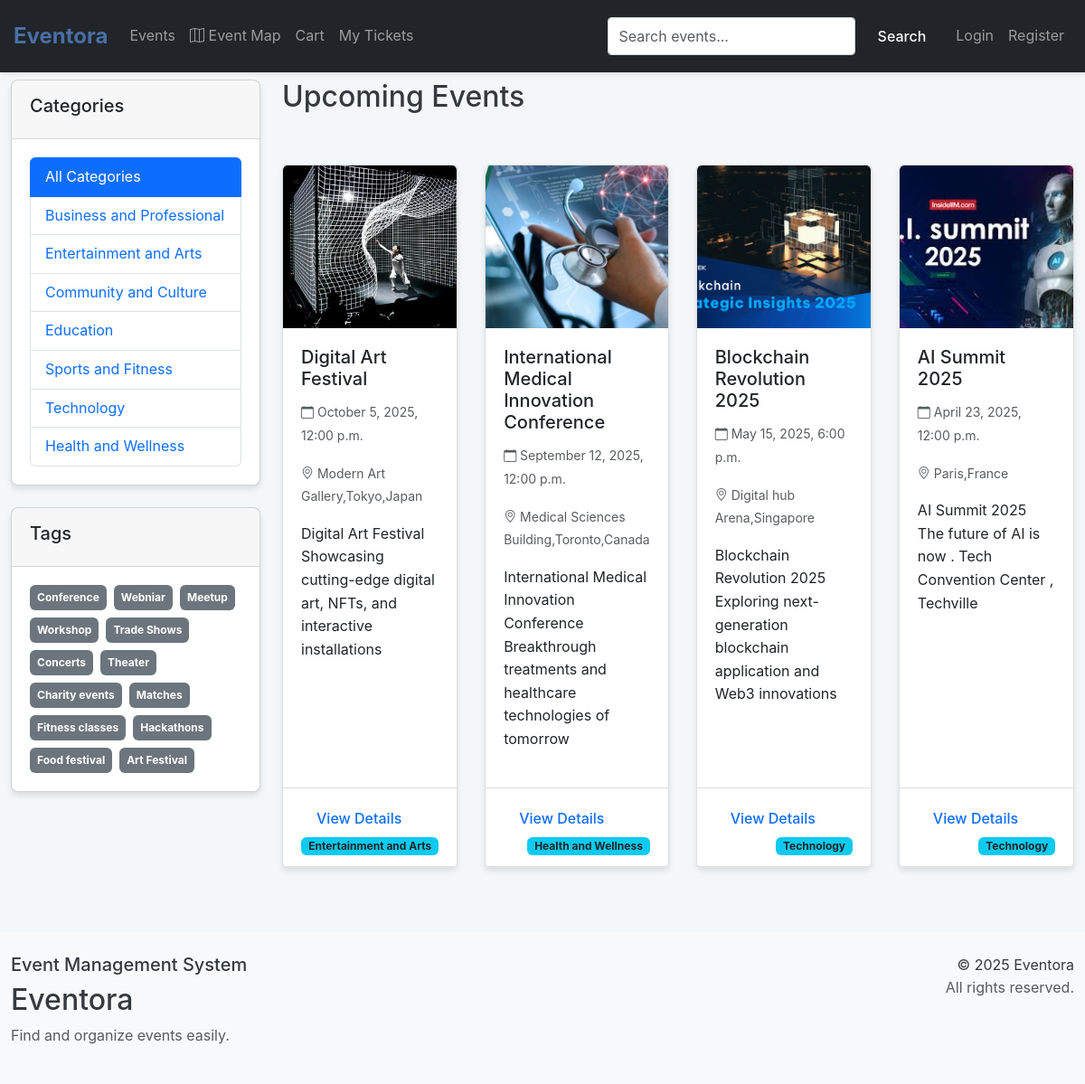
Screenshot of /events/ with the database file from the repository.
### events/models.py (models this page shows, shortened)
class Category(models.Model):
    name = models.CharField(max_length=100)
    description = models.TextField(blank=True)
    class Meta:
        verbose_name_plural = "Categories"

class Tag(models.Model):
    name = models.CharField(max_length=50, unique=True)

class Event(models.Model):
    title = models.CharField(max_length=200)
    description = models.TextField()
    date = models.DateTimeField()
    location = models.CharField(max_length=200)
    image = models.ImageField(upload_to='event_images/', blank=True, null=True)
    created_at = models.DateTimeField(auto_now_add=True)
    updated_at = models.DateTimeField(auto_now=True)
    organizer = models.ForeignKey(User, on_delete=models.CASCADE, related_name='events')
    category = models.ForeignKey(Category, on_delete=models.SET_NULL, null=True, related_name='events')
    tags = models.ManyToManyField(Tag, blank=True, related_name='events')
    price = models.DecimalField(max_digits=10, decimal_places=2, default=0.00)

### events/views.py (the view)
# urls.py: path('events/', views.event_list, name='event_list'),
def event_list(request):
    events = Event.objects.all().order_by('-date')
    categories = Category.objects.all()
    tags = Tag.objects.all()
    return render(request, 'events/event_list.html', {
        'events': events,
        'categories': categories,
        'tags': tags
    })

### events/context_processors.py (called while the page is built)
def common_data(request):
    return {
        'all_categories': Category.objects.all(),
        'all_tags': Tag.objects.all()[:15],
    }

### events/templates/events/event_list.html (shortened to what this page needs)
{% extends "events/base.html" %}
{% load static %}
{% block content %}
<div class="row">
    <div class="col-md-3 mb-4">
        <div class="card">
            <div class="card-header">
                <h5>Categories</h5>
            </div>
            <div class="card-body">
                <ul class="list-group">
                    <li class="list-group-item {% if not current_category %}active{% endif %}">
                        <a href="{% url 'event_list' %}" class="text-decoration-none {% if not current_category %}text-white{% endif %}">All Categories</a>
                    </li>
                    {% for category in categories %}
                    <li class="list-group-item {% if current_category.id == category.id %}active{% endif %}">
                        <a href="{% url 'event_by_category' category.id %}" class="text-decoration-none {% if current_category.id == category.id %}text-white{% endif %}">
                            {{ category.name }}
                        </a>
                    </li>
                    {% endfor %}
                </ul>
            </div>
        </div>
        <div class="card mt-4">
            <div class="card-header">
                <h5>Tags</h5>
            </div>
            <div class="card-body">
                <div class="d-flex flex-wrap gap-2">
                    {% for tag in tags %}
                    <a href="{% url 'event_by_tag' tag.id %}" class="text-decoration-none">
                        <span class="badge bg-secondary p-2">{{ tag.name }}</span>
                    </a>
                    {% endfor %}
                </div>
            </div>
        </div>
    </div>
    <div class="col-md-9">
        <div class="d-flex justify-content-between align-items-center mb-4">
            <h2>
                {% if current_category %}
                    Events in {{ current_category.name }}
                {% elif current_tag %}
                    Events tagged with "{{ current_tag.name }}"
                {% elif search_query %}
                    Search results for "{{ search_query }}"
                {% else %}
                    Upcoming Events
                {% endif %}
            </h2>
        </div>
        {% if events %}
        <div class="row row-cols-1 row-cols-md-2 row-cols-lg-3 g-4">
            {% for event in events %}
            <div class="col">
                <div class="card event-card h-100">
                    {% if event.image %}
                    <img src="{{ event.image.url }}" class="card-img-top" alt="{{ event.title }}">
                    {% else %}
                    <div class="bg-light text-center py-5">
                        <span class="text-muted">No Image</span>
                    </div>
                    {% endif %}
                    <div class="card-body">
                        <h5 class="card-title">{{ event.title }}</h5>
                        <p class="card-text text-muted">
                            <small>
                                <i class="bi bi-calendar"></i> {{ event.date|date:"F j, Y, g:i a" }}
                            </small>
                        </p>
                        <p class="card-text text-muted">
                            <small>
                                <i class="bi bi-geo-alt"></i> {{ event.location }}
                            </small>
                        </p>
                        <p class="card-text">{{ event.description|truncatewords:20 }}</p>
                    </div>
                    <div class="card-footer bg-transparent">
                        <a href="{% url 'event_detail' event.pk %}" class="btn btn-sm btn-outline-primary">View Details</a>
                        {% if event.category %}
                        <span class="badge bg-info text-dark float-end">{{ event.category.name }}</span>
                        {% endif %}
                    </div>
                </div>
            </div>
            {% endfor %}
        </div>
        {% else %}
        <div class="alert alert-info">
            No events found.
        </div>
        {% endif %}
    </div>
</div>
{% endblock %}

### events/templates/events/base.html (shortened to what this page needs)
{% load static %}
<!DOCTYPE html>
<html lang="en">
<head>
    <link href="https://cdn.jsdelivr.net/npm/bootstrap@5.3.0-alpha1/dist/css/bootstrap.min.css" rel="stylesheet">
    <link rel="stylesheet" href="https://cdn.jsdelivr.net/npm/bootstrap-icons@1.8.0/font/bootstrap-icons.css">
    <link rel="stylesheet" href="{% static 'events/css/styles.css' %}">
    <link rel="stylesheet" href="{% static 'events/css/enchanced_styles.css' %}">
</head>
<body>
    <nav class="navbar navbar-expand-lg navbar-dark bg-dark fixed-top">
        <div class="container">
            <a class="navbar-brand" href="{% url 'event_list' %}">Eventora</a>
            <div class="collapse navbar-collapse" id="navbarNav">
                <ul class="navbar-nav me-auto">
                    <li class="nav-item">
                        <a class="nav-link" href="{% url 'event_list' %}">Events</a>
                    </li>
                    <li class="nav-item">
                        <a class="nav-link" href="{% url 'event_map' %}">
                            <i class="bi bi-map"></i> Event Map
                        </a>
                    </li>
                    <a href="{% url 'cart_view' %}" class="nav-link">
                         Cart
                    </a>
                    <li class="nav-item">
                        <a class="nav-link" href="{% url 'my_tickets' %}">My Tickets</a>
                    </li>
                </ul>
                <form class="d-flex me-2" action="{% url 'event_search' %}" method="GET">
                    <input class="form-control me-2" type="search" placeholder="Search events..." name="q" value="{{ search_query|default:'' }}">
                    <button class="btn btn-outline-light" type="submit">Search</button>
                </form>
                <ul class="navbar-nav">
                    {% if user.is_authenticated %}
                    <li class="nav-item dropdown">
                        <a class="nav-link dropdown-toggle" href="#" id="navbarDropdown" role="button" data-bs-toggle="dropdown">
                            <i class="bi bi-person-circle"></i> {{ user.username }}
                        </a>
                        <ul class="dropdown-menu dropdown-menu-end">
                            {% if user.is_staff %}
                            <li><a class="dropdown-item" href="{% url 'admin:index' %}">Admin Panel</a></li>
                            <li><hr class="dropdown-divider"></li>
                            {% endif %}
                            <li><a class="dropdown-item" href="{% url 'logout' %}">Logout</a></li>
                        </ul>
                    </li>
                    {% else %}
                    <li class="nav-item">
                        <a class="nav-link" href="{% url 'login' %}">Login</a>
                    </li>
                    <li class="nav-item">
                        <a class="nav-link" href="{% url 'register' %}">Register</a>
                    </li>
                    {% endif %}
                </ul>
            </div>
        </div>
    </nav>
    <div class="container mt-5 pt-3">
    </div>
    <div class="container py-4">
        {% block content %}{% endblock %}
    </div>
    <footer class="bg-light py-4 mt-5">
        <div class="container">
            <div class="row">
                <div class="col-md-6">
                    <h5>Event Management System</h5>
                    <h2>Eventora</h2>
                    <p class="text-muted">Find and organize events easily.</p>
                </div>
                <div class="col-md-6 text-md-end">
                    <p class="mb-0">&copy; {% now "Y" %} Eventora</p>
                    <p class="text-muted">All rights reserved.</p>
                </div>
            </div>
        </div>
    </footer>
</body>
</html>

### events/static/events/css/styles.css (style rules this page uses)
.event-card { transition: transform 0.3s ease, box-shadow 0.3s ease; border: 1px solid rgba(0,0,0,.125); }
.event-card .card-img-top { height: 180px; object-fit: cover; }

### events/static/events/css/enchanced_styles.css (style rules this page uses)
* { margin: 0; padding: 0; box-sizing: border-box; }
:root { --primary: #4a6fa5; --primary-dark: #344e7a; --secondary: #6c757d; --success: #28a745; --danger: #dc3545; --warning: #ffc107; --info: #17a2b8; --light: #f8f9fa; --dark: #343a40; --white: #ffffff; --font-main: -apple-system, BlinkMacSystemFont, "Segoe UI", Roboto, Helvetica, Arial, sans-serif; }
body { font-family: var(--font-main); line-height: 1.6; color: var(--dark); background-color: #f4f7f9; }
.container { width: 100%; max-width: 1200px; margin: 0 auto; padding: 0 15px; }
.row { display: flex; flex-wrap: wrap; margin: 0 -15px; }
.col { flex: 1 0 0%; padding: 0 15px; }
.navbar { background-color: var(--white); box-shadow: 0 2px 4px rgba(0, 0, 0, 0.1); padding: 1rem 0; }
.navbar-brand { font-size: 1.5rem; font-weight: bold; color: var(--primary); text-decoration: none; }
.form-control { display: block; width: 100%; padding: 0.5rem 0.75rem; font-size: 1rem; line-height: 1.5; color: var(--dark); background-color: var(--white); border: 1px solid #ced4da; border-radius: 0.25rem; transition: border-color 0.2s; }
.btn { display: inline-block; font-weight: 500; text-align: center; white-space: nowrap; vertical-align: middle; user-select: none; border: 1px solid transparent; padding: 0.5rem 1rem; font-size: 1rem; line-height: 1.5; border-radius: 0.25rem; transition: all 0.2s; cursor: pointer; }
.card { position: relative; display: flex; flex-direction: column; min-width: 0; word-wrap: break-word; background-color: var(--white); background-clip: border-box; border-radius: 0.5rem; box-shadow: 0 4px 6px rgba(0, 0, 0, 0.1); overflow: hidden; margin-bottom: 1.5rem; }
.card-header { padding: 1rem 1.25rem; background-color: rgba(0, 0, 0, 0.03); border-bottom: 1px solid rgba(0, 0, 0, 0.125); }
.card-body { flex: 1 1 auto; padding: 1.25rem; }
.card-title { margin-bottom: 0.75rem; font-size: 1.25rem; font-weight: 500; }
.card-text { margin-top: 0; margin-bottom: 1rem; }
.card-footer { padding: 0.75rem 1.25rem; background-color: rgba(0, 0, 0, 0.03); border-top: 1px solid rgba(0, 0, 0, 0.125); }
.mt-4 { margin-top: 1.5rem; }
.mt-5 { margin-top: 3rem; }
.mb-4 { margin-bottom: 1.5rem; }
.d-flex { display: flex; }
.justify-content-between { justify-content: space-between; }
.align-items-center { align-items: center; }
.event-card { height: 100%; display: flex; flex-direction: column; width: 100%; margin-bottom: 20px; border-radius: 5px; overflow: hidden; box-shadow: 0 4px 6px rgba(0, 0, 0, 0.1); transition: transform 0.3s ease, box-shadow 0.3s ease; background-color: var(--white); }

### rows the page displays
Category: name "Business and Professional"
Category: name "Entertainment and Arts"
Category: name "Community and Culture"
Category: name "Education"
Category: name "Sports and Fitness"
Category: name "Technology"
Category: name "Health and Wellness"
Tag: name "Conference"
Tag: name "Webniar"
Tag: name "Meetup"
Tag: name "Workshop"
Tag: name "Trade Shows"
Tag: name "Concerts"
Tag: name "Theater"
Tag: name "Charity events"
Tag: name "Matches"
Tag: name "Fitness classes"
Tag: name "Hackathons"
Tag: name "Food festival"
Tag: name "Art Festival"
Event: image (picture), title "Digital Art Festival", date "October 5, 2025, 12:00 p.m.", location "Modern Art Gallery,Tokyo,Japan", description "Digital Art Festival Showcasing cutting-edge digital art, NFTs, and interactive installations", category.name "Entertainment and Arts"
Event: image (picture), title "International Medical Innovation Conference", date "September 12, 2025, 12:00 p.m.", location "Medical Sciences Building,Toronto,Canada", description "International Medical Innovation Conference Breakthrough treatments and healthcare technologies of tomorrow", category.name "Health and Wellness"
Event: image (picture), title "Blockchain Revolution 2025", date "May 15, 2025, 6:00 p.m.", location "Digital hub Arena,Singapore", description "Blockchain Revolution 2025 Exploring next-generation blockchain application and Web3 innovations", category.name "Technology"
Event: image (picture), title "AI Summit 2025", date "April 23, 2025, 12:00 p.m.", location "Paris,France", description "AI Summit 2025 The future of AI is now . Tech Convention Center , Techville", category.name "Technology"
